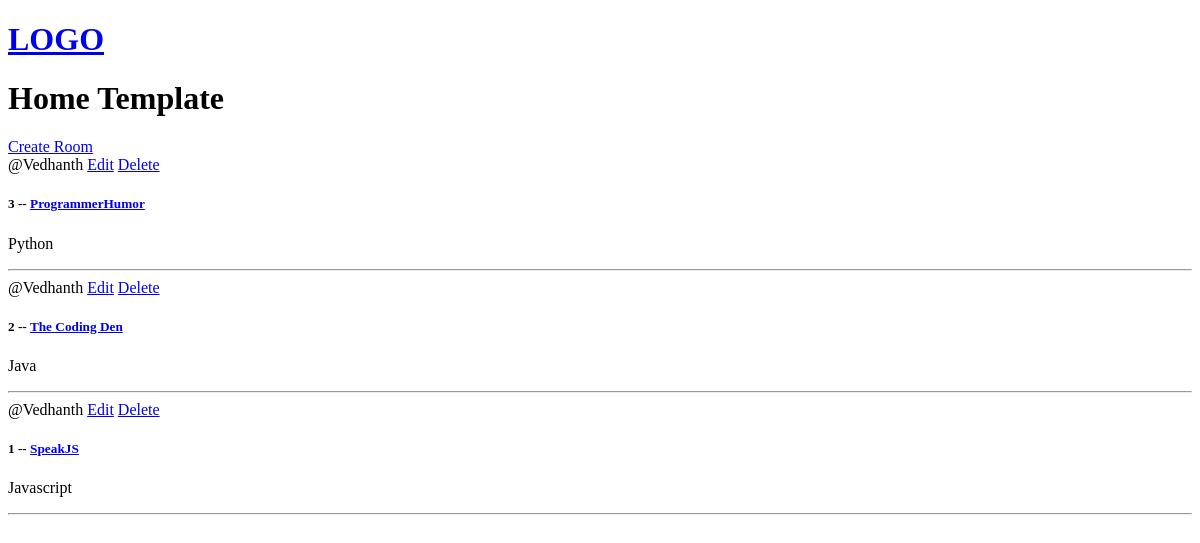
Before: / with the older database file.
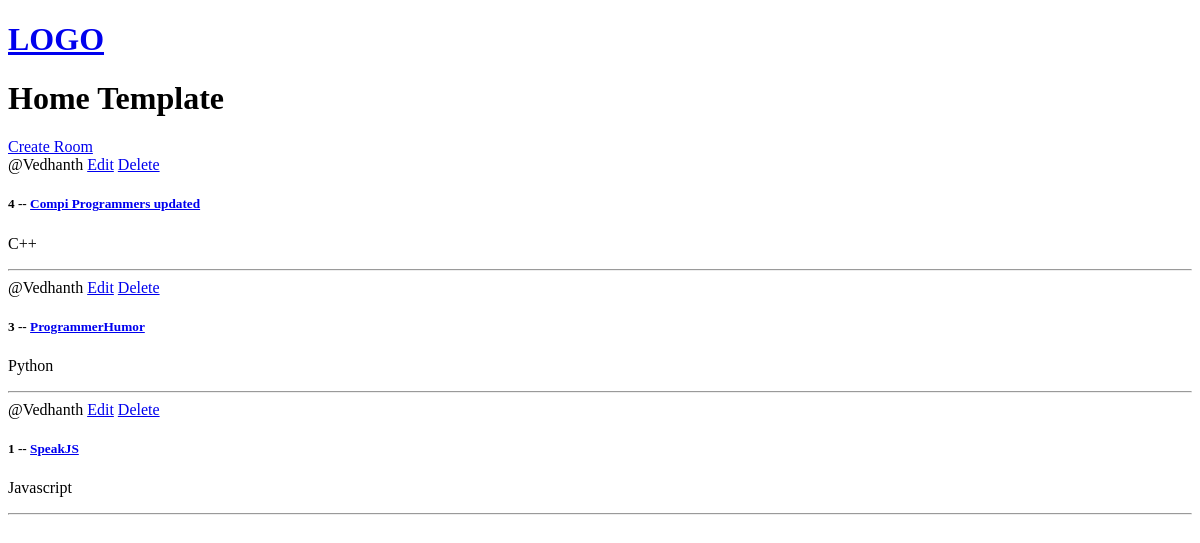
After: the same page with the newer database file.
### home/models.py (models this page shows, shortened)
class Room(models.Model):
    host = models.ForeignKey(User, on_delete=models.SET_NULL, null = True)
    topic = models.ForeignKey(Topic, on_delete=models.SET_NULL, null = True)
    name = models.CharField(max_length=200)
    description = models.TextField(null = True, blank=True)
    updated = models.DateTimeField(auto_now=True)
    created = models.DateTimeField(auto_now_add=True)
    class Meta:
        ordering = ['-updated', '-created']

class Topic(models.Model):
    name = models.CharField(max_length=200)

### home/views.py (the view)
# urls.py: path('', views.home, name = "home"),
def home(request):
    rooms = Room.objects.all()
    variables = {'rooms': rooms}
    return render(request, 'home.html', variables)

### templates/home.html
{% extends 'main.html'%} {% block content %}
<h1>Home Template</h1>
<div>
  <a href = {% url 'create-room' %}>Create Room</a>
  <div>
    {% for room in rooms %}
    <div>
      <span>@{{room.host.username}}</span>
      <a href = {% url 'update-room' room.id %}>Edit</a>
      <a href = {% url 'delete-room' room.id %}>Delete</a>
      <h5>{{room.id}} -- <a href="/room/{{room.id}}">{{room.name}}</a></h5>
      <p>{{room.topic.name}}</p>
      <hr />
    </div>
    {% endfor %}
  </div>
</div>
{% endblock %}

### templates/main.html (shortened to what this page needs)
<!DOCTYPE html>
<html lang="en">
  <head>
  </head>
  <body>
    {% include 'navbar.html'%} {% block content %} {% endblock%}
  </body>
</html>

### templates/navbar.html
<a href="/">
  <h1>LOGO</h1>
</a>

Changed rows visible on the page:
removed Room: host.username "Vedhanth", id "2", name "The Coding Den", topic.name "Java"
added Room: host.username "Vedhanth", id "4", name "Compi Programmers updated", topic.name "C++"
